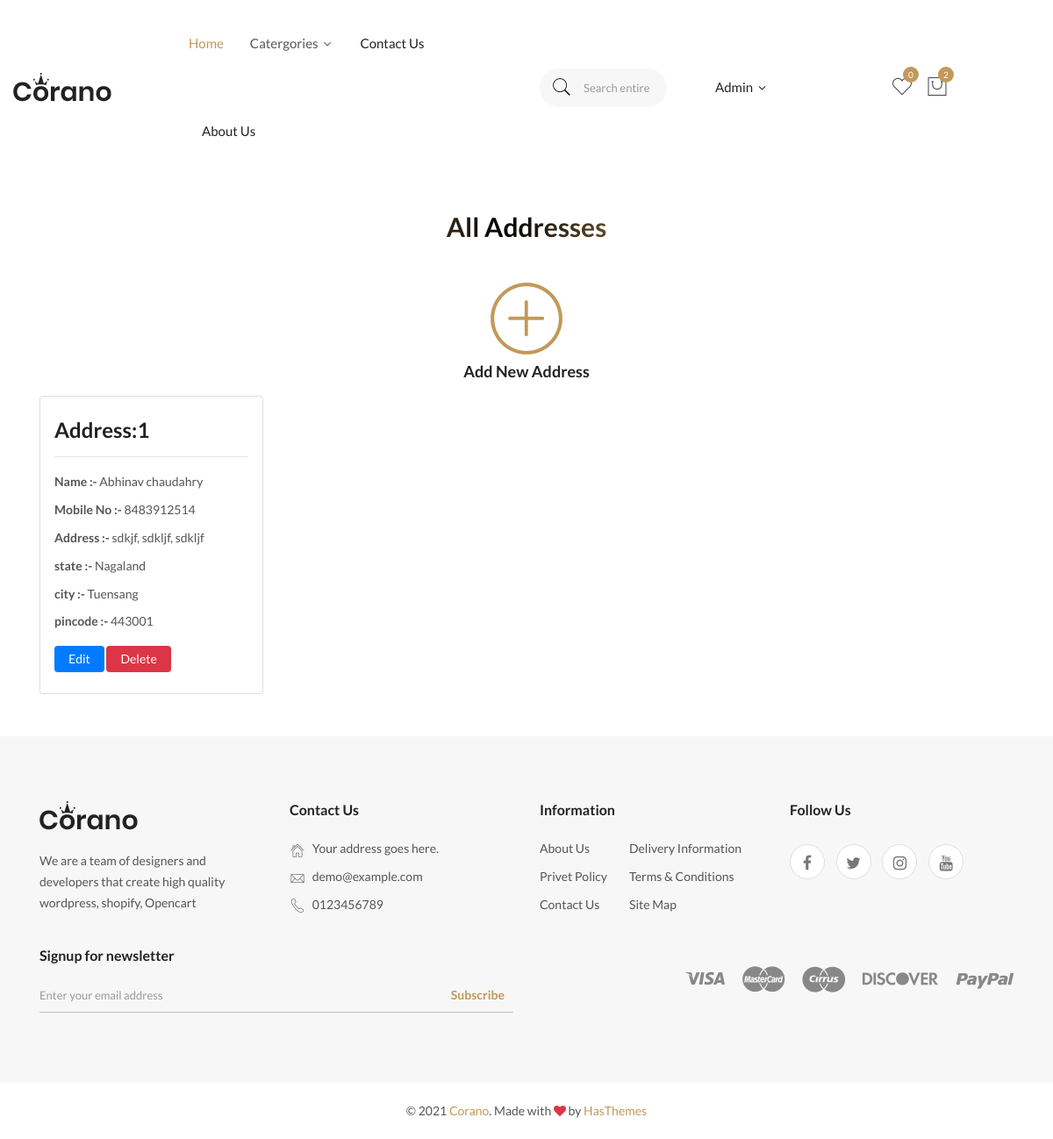
The page /address/ (signed in) on the database its author committed.
### app/models.py (models this page shows)
class Addresses(models.Model):
    user = models.ForeignKey(User,on_delete=models.CASCADE,null=True,blank=True)
    first_name = models.CharField(max_length=100,null=True,blank=True)
    last_name = models.CharField(max_length=100,null=True,blank=True)
    houseNo = models.CharField(max_length=200,null=True,blank=True)
    area = models.CharField(max_length=200,null=True,blank=True)
    landmark = models.CharField(max_length=200,null=True,blank=True)
    mobileNo = models.CharField(max_length=120,null=True,blank=True)
    city = models.CharField(max_length=100)
    state = models.CharField(max_length=100)
    pin = models.CharField(max_length=100)
    date = models.DateField(auto_created=True)

### app/views.py (the view)
# urls.py: path('address/',views.address,name="address"),
@login_required
def address(request):
    user = request.user
    adr = Addresses.objects.filter(user=user)
    return render(request, 'Address/address.html',{'adr':adr})

### app/templates/Address/address.html
{% extends 'base.html' %}
{% load static %}
{% block mainbody %}
<main>
    <div class="my-5">
        <div class="container">
            <div class="member-area-from-wrap">
                <div class="row">
                    <div class="col-lg-6 mx-auto">
                            <div class="section-title text-center">
                                <h2 class="title">All Addresses</h2>
                            </div>
                    </div>
                </div>
                    <div class="row">
                        <div class="col-lg-12 ">
                            <a href="{% url 'newAddress' %}">
                                <div class="text-center mb-3">
                                <img src="{% static 'assets/img/addbtn.png' %}" alt="img" height="100px" class="bounce"  >
                              <h5 class="mb-3">Add New Address</h5>
                            </div>
                            </a>
                        </div>
                    </div>
                    <div class="row">
                        {% for i in adr %}
                        <div class="col-lg-3">
                            <div class="card py-4 ">
                                <div class="mx-3">
                                    <h3><strong>Address:</strong>{{forloop.counter}}</h3>
                                    <hr>
                                    <p><strong>Name :- </strong> {{i.first_name}} {{i.last_name}}</p>
                                    <p><strong>Mobile No :- </strong> {{i.mobileNo}}</p>
                                    <p><strong>Address :- </strong>{{i.houseNo}}, {{i.area}}, {{i.landmark}}</p>
                                    <p><strong>state :- </strong> {{i.state}}</p>
                                    <p><strong>city :- </strong> {{i.city}}</p>
                                    <p><strong>pincode :- </strong> {{i.pin}}</p>
                                    <div class="mt-3">
                                        <a href="{% url 'adr_edit' i.id %}" class="btn btn-primary py-2 px-3 bg-primary text-white">Edit</a>
                                        <a href="" class="btn btn-danger py-2 px-3 bg-danger text-white">Delete</a>
                                    </div>
                                </div>
                            </div>
                        </div>
                        {% endfor %}
                    </div>
            </div>
        </div>
    </div>
</main>
{% endblock mainbody %}

### app/templates/base.html (shortened to what this page needs)
{% load static %}
<!doctype html>
<html  lang="en">
<head>
    <link rel="stylesheet" href="{% static 'assets/css/vendor/bootstrap.min.css' %}">
    <link rel="stylesheet" href="{% static 'assets/css/vendor/pe-icon-7-stroke.css' %}">
    <link rel="stylesheet" href="{% static 'assets/css/vendor/font-awesome.min.css' %}">
    <link rel="stylesheet" href="{% static 'assets/css/plugins/slick.min.css' %}">
    <link rel="stylesheet" href="{% static 'assets/css/plugins/animate.css' %}">
    <link rel="stylesheet" href="{% static 'assets/css/plugins/nice-select.css' %}">
    <link rel="stylesheet" href="{% static 'assets/css/plugins/jqueryui.min.css' %}">
    <link rel="stylesheet" href="{% static 'assets/css/style.css' %}">
</head>
<body>
    <header class="header-area header-wide">
        <div class="main-header d-none d-lg-block">
            <div class="header-main-area sticky">
                <div class="container">
                    <div class="row align-items-center position-relative">
                        <div class="col-lg-2">
                            <div class="logo">
                                <a href="{% url 'homepage' %}">
                                    <img src="{% static 'assets/img/logo/logo.png' %}" alt="Brand Logo">
                                </a>
                            </div>
                        </div>
                        <div class="col-lg-4 position-static">
                            <div class="main-menu-area">
                                <div class="main-menu">
                                    <nav class="desktop-menu">
                                        <ul>
                                            <li class="active"><a href="{% url 'homepage' %}">Home </a>
                                            </li>
                                            <li><a >Catergories <i class="fa fa-angle-down"></i></a>
                                            </li>
                                            <li><a href="{% url 'contact' %}">Contact us</a></li>
                                            <li><a href="{% url 'aboutus' %}">About us</a></li>
                                        </ul>
                                    </nav>
                                </div>
                            </div>
                        </div>
                        <div class="col-lg-2 position-static">
                            <div class="main-menu-area">
                                <div class="main-menu">
                                    <div class="header-search-container ">
                                    <form class="header-search-box d-lg-none d-xl-block animated jackInTheBox">
                                        <input type="text" placeholder="Search entire store hire"
                                            class="header-search-field">
                                        <button class="header-search-btn"><i class="pe-7s-search"></i></button>
                                    </form>
                                </div>
                                </div>
                            </div>
                        </div>
                        <div class="col-lg-2 position-static mx-auto">
                            <div class="main-menu-area">
                                <div class="main-menu">
                                    <nav class="desktop-menu">
                                        <ul class="">
                                                 {% if request.user.is_authenticated %}
                                        <li class="user-hover ">
                                            <a href="#" class="">{{request.user}}
                                                <i class="fa fa-angle-down"></i>
                                            </a>
                                        </li>
                                        {% else %}
                                        <li><a href="{% url 'login' %}">login</a></li>
                                        <li><a href="{% url 'register' %}">register</a></li>
                                        {% endif %}
                                        </ul>
                                    </nav>
                                </div>
                            </div>
                        </div>
                        <div class="col-lg-2">
                            <div
                                class="header-right d-flex align-items-center justify-content-xl-between justify-content-lg-end">
                                <div class="header-configure-area ">
                                    <ul class="nav justify-content-end  ">
                                        {% if request.user.is_authenticated %}
                                        <li>
                                            <a href="wishlist.html">
                                                <i class="pe-7s-like"></i>
                                                <div class="notification">0</div>
                                            </a>
                                        </li>
                                        <li>
                                            <a href="{% url 'cart' %}" class="minicart-btn">
                                                <i class="pe-7s-shopbag"></i>
                                                <div class="notification" id="cartvalue"></div>
                                            </a>
                                        </li>{% endif %}
                                    </ul>
                                </div>
                            </div>
                        </div>
                    </div>
                </div>
            </div>
        </div>
    </header>
    {% block mainbody %}{% endblock mainbody %}
    <footer class="footer-widget-area">
        <div class="footer-top section-padding">
            <div class="container">
                <div class="row">
                    <div class="col-lg-3 col-md-6">
                        <div class="widget-item">
                            <div class="widget-title">
                                <div class="widget-logo">
                                    <a href="index.html">
                                        <img src="{% static 'assets/img/logo/logo.png' %}" alt="brand logo">
                                    </a>
                                </div>
                            </div>
                            <div class="widget-body">
                                <p>We are a team of designers and developers that create high quality wordpress,
                                    shopify, Opencart </p>
                            </div>
                        </div>
                    </div>
                    <div class="col-lg-3 col-md-6">
                        <div class="widget-item">
                            <h6 class="widget-title">Contact Us</h6>
                            <div class="widget-body">
                                <address class="contact-block">
                                    <ul>
                                        <li><i class="pe-7s-home"></i> Your address goes here.</li>
                                        <li><i class="pe-7s-mail"></i> <a
                                                href="mailto:demo@plazathemes.com">demo@example.com </a></li>
                                        <li><i class="pe-7s-call"></i> <a href="tel:0123456789">0123456789</a>
                                        </li>
                                    </ul>
                                </address>
                            </div>
                        </div>
                    </div>
                    <div class="col-lg-3 col-md-6">
                        <div class="widget-item">
                            <h6 class="widget-title">Information</h6>
                            <div class="widget-body">
                                <ul class="info-list">
                                    <li><a href="#">about us</a></li>
                                    <li><a href="#">Delivery Information</a></li>
                                    <li><a href="#">privet policy</a></li>
                                    <li><a href="#">Terms & Conditions</a></li>
                                    <li><a href="#">contact us</a></li>
                                    <li><a href="#">site map</a></li>
                                </ul>
                            </div>
                        </div>
                    </div>
                    <div class="col-lg-3 col-md-6">
                        <div class="widget-item">
                            <h6 class="widget-title">Follow Us</h6>
                            <div class="widget-body social-link">
                                <a href="#"><i class="fa fa-facebook"></i></a>
                                <a href="#"><i class="fa fa-twitter"></i></a>
                                <a href="#"><i class="fa fa-instagram"></i></a>
                                <a href="#"><i class="fa fa-youtube"></i></a>
                            </div>
                        </div>
                    </div>
                </div>
                <div class="row align-items-center mt-20">
                    <div class="col-md-6">
                        <div class="newsletter-wrapper">
                            <h6 class="widget-title-text">Signup for newsletter</h6>
                            <form class="newsletter-inner" id="mc-form">
                                <input type="email" class="news-field" id="mc-email" autocomplete="off"
                                    placeholder="Enter your email address">
                                <button class="news-btn" id="mc-submit">Subscribe</button>
                            </form>
                        </div>
                    </div>
                    <div class="col-md-6">
                        <div class="footer-payment">
                            <img src="{% static 'assets/img/payment.png' %}" alt="payment method">
                        </div>
                    </div>
                </div>
            </div>
        </div>
        <div class="footer-bottom">
            <div class="container">
                <div class="row">
                    <div class="col-12">
                        <div class="copyright-text text-center">
                            <p class="copyright-text">&copy; 2021 <a href="index.html">Corano</a>. Made with <i
                                    class="fa fa-heart text-danger"></i> by <a class="" href="https://hasthemes.com/"
                                    target="_blank">HasThemes</a> </p>
                        </div>
                    </div>
                </div>
            </div>
        </div>
    </footer>
</body>
</html>

### rows shown on the page
Addresses: first_name "Abhinav", last_name "chaudahry", mobileNo "8483912514", houseNo "sdkjf", area "sdkljf", landmark "sdkljf", state "Nagaland", city "Tuensang", pin "443001"

### other values the page prints
{{ request.user }} "Admin"
